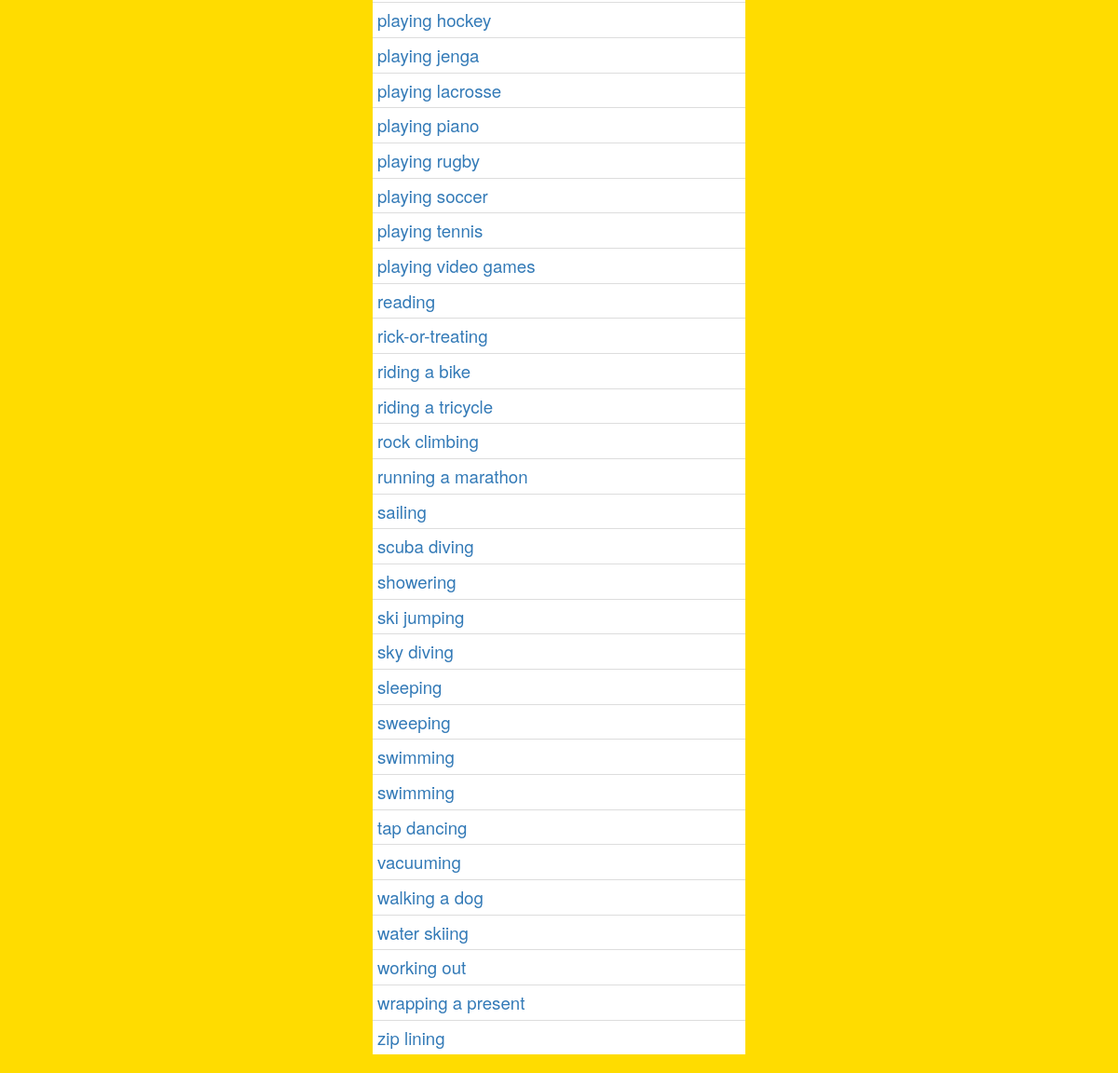
/activity/list (lower part), run on an earlier commit of the app's database.
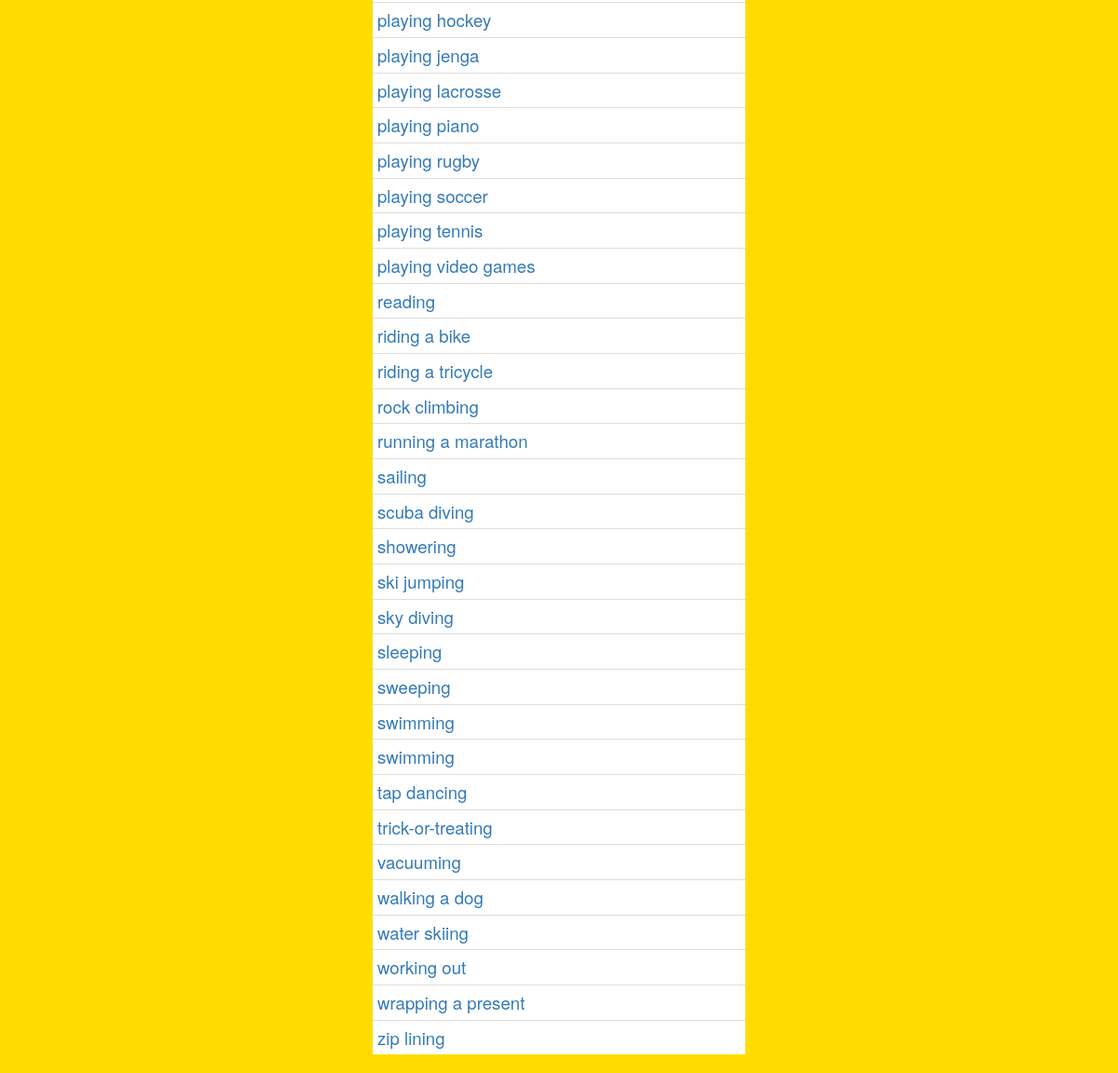
And on a later commit of the database.
### tables this page shows
CREATE TABLE Activity (
    Id INTEGER PRIMARY KEY,
    Name TEXT
);

### models/activity.php (called while the page is built, shortened)
<?php
class Activity {
    public function __construct($act, $attrs = array()) {
        $this->name = $act;
    }
    public static function getAll() {
        $dbh = getDbConnection();
        $activities = array();
        $stmt = $dbh->prepare("SELECT Id, Name FROM Activity ORDER BY Name ASC");
        $stmt->execute();
        while($row = $stmt->fetch()) {
            $act = new Activity($row['Name']);
            $act->id = $row['Id'];
            $activities[] = $act;
        }
        return $activities;
    }
}

### models/db.php (called while the page is built)
<?php
function getDbConnection() {
    $dir = 'sqlite:5things.db3';
    $dbh  = new PDO($dir) or die("cannot open the database");
    $dbh->setAttribute(PDO::ATTR_ERRMODE, PDO::ERRMODE_EXCEPTION);
    $dbh->setAttribute(PDO::ATTR_EMULATE_PREPARES, false);
    return $dbh;
}

### views/activity_list.php (the view, shortened to what this page needs)
<?php
$activities = Activity::getAll();
include_once("html_head.php");
?>
<table class="table table-condensed" id="activity-list">
    <?php foreach ($activities as $activity): ?>
        <tr>
            <td class="ft-filterable"><a href="edit?id=<?php echo $activity->id; ?>"><?php echo $activity->name; ?></a></td>
        </tr>
    <?php endforeach; ?>
</table>
</body>
</html>

### index.php (shortened to what this page needs)
<?php
$request_uri = explode('?', $_SERVER['REQUEST_URI'], 2);
$config = parse_ini_file('config.ini');
$basePath = rtrim($config['basePath'], '/');
switch (strtolower($request_uri[0])) {
    case $basePath . '/activity/list':
        require 'views/activity_list.php';
        break;
}

### views/html_head.php (shortened to what this page needs)
<!doctype html>
<html>
<head>
    <link rel="stylesheet" href="https://maxcdn.bootstrapcdn.com/bootstrap/3.3.7/css/bootstrap.min.css">
    <link rel="stylesheet" href="<?php echo $basePath?>/static/css/fivethings.css">
</head>
<body>

### static/css/fivethings.css (style rules this page uses)
body { width: 400px; margin: auto; text-align: left; font-size: 3em; background-color: #FFDC00; }
table { font-size: 14pt; background: #fff; }

What changed in the data, as far as the page shows it:
changed activity: Name "rick-or-treating" → "trick-or-treating"; moves down the list
